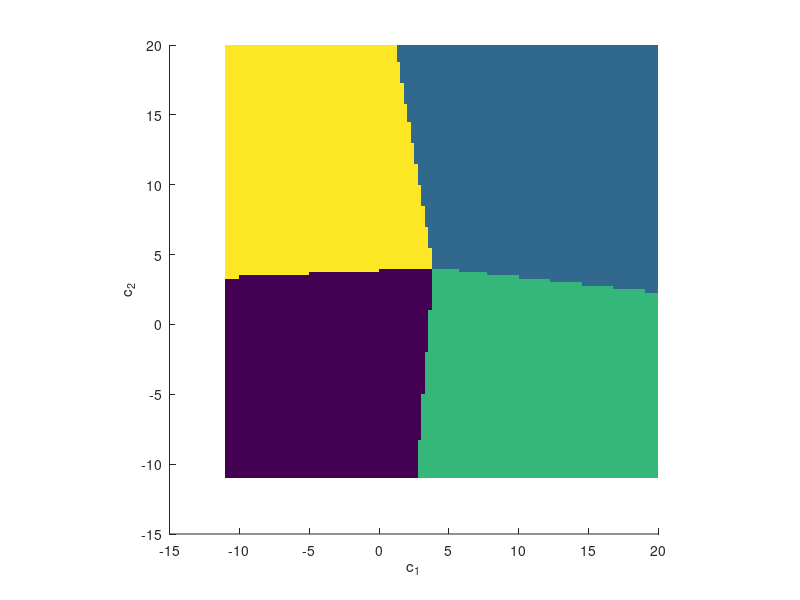
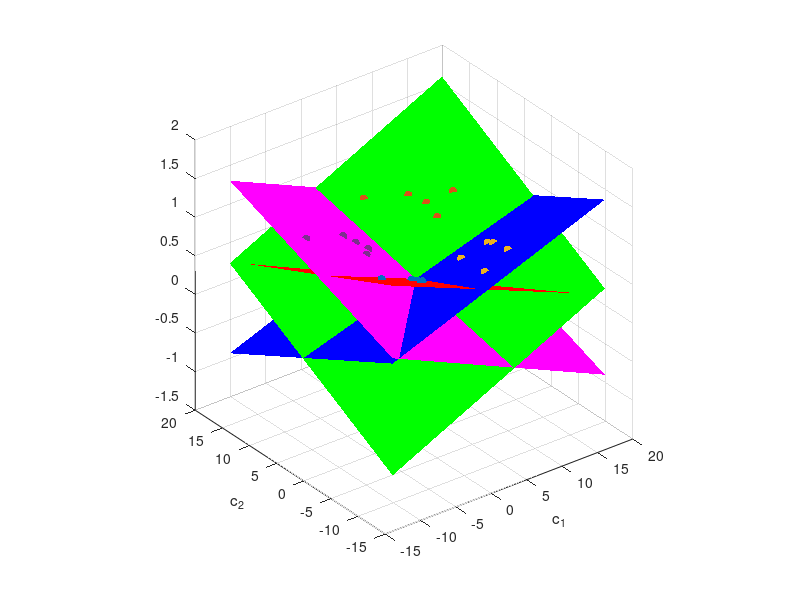

The MATLAB source for these figures, in order:
clear;
load('data.mat');
%% a)
p1 = [ones(1, size(k1, 2));k1]
p2 = [ones(1, size(k2, 2));k2]
p3 = [ones(1, size(k3, 2));k3]
p4 = [ones(1, size(k4, 2));k4]

%% b)
d = [
    repmat([1 0 0 0], size(k1, 2), 1)
    repmat([0 1 0 0], size(k2, 2), 1)
    repmat([0 0 1 0], size(k3, 2), 1)
    repmat([0 0 0 1], size(k4, 2), 1)
]';

p = [p1 p2 p3 p4];

%% c1)
A = (d/p)';

%% c2)
E1 = p*p' / size(p, 2);
E2 = p*d' / size(p, 2);
A = inv(E1) * E2;

error = (d-A'*p).^2;

%% d)
c = [
     1  1  1  1
    -2  6  5 -5
     2 12 -3  7
];

d_c = A' * c;

[v, i] = max(d_c); i

%% e)
mid = [4.5, 4.5];
x = mid(1)-15:0.25:mid(1)+15;
y = mid(2)-15:0.25:mid(2)+15;

[X, Y] = meshgrid(x, y);
c = [
    ones(1, length(x)*length(y))
    X(:)'
    Y(:)'
];

d_c = A' * c;
[V, I] = max(d_c);

figure(1)
scatter(X(:), Y(:), 100, I(:), 's', 'fill');
xlabel('c_1');
ylabel('c_2');

axis square

figure(2)
surf(x, y, reshape(d_c(1,:), length(x), length(y)), 'FaceColor', 'r', 'EdgeColor', 'None');
hold on
surf(x, y, reshape(d_c(2,:), length(x), length(y)), 'FaceColor', 'g', 'EdgeColor', 'None');
surf(x, y, reshape(d_c(3,:), length(x), length(y)), 'FaceColor', 'b', 'EdgeColor', 'None');
surf(x, y, reshape(d_c(4,:), length(x), length(y)), 'FaceColor', 'm', 'EdgeColor', 'None');

scatter3(k1(1,:), k1(2,:), max(A'*p1), 'bo', 'filled');
scatter3(k2(1,:), k2(2,:), max(A'*p2), 'ko', 'filled');
scatter3(k3(1,:), k3(2,:), max(A'*p3), 'mo', 'filled');
scatter3(k4(1,:), k4(2,:), max(A'*p4), 'wo', 'filled');

xlabel('c_1');
ylabel('c_2');

axis square
hold off